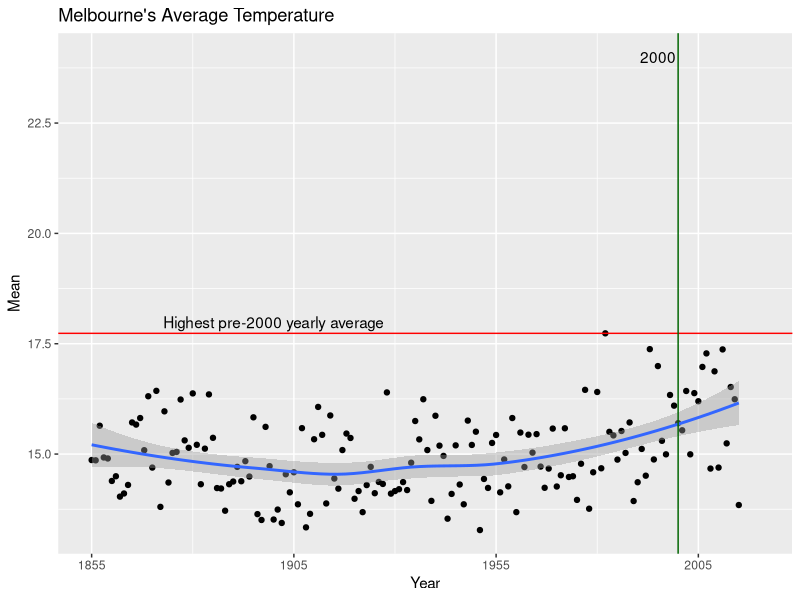

Generate this figure with R:
library(ggplot2)
library(dplyr)

data1<-read.csv("data/melbourne.csv", header = TRUE)

input <- select(data1, 4:7) %>%
        filter(Month == 8) %>%
        filter(Year >= 1855 & Year <= 2015) %>%
        group_by(Year) %>%
        summarise(Mean = mean(Max))

mt <- as.numeric(
        input %>%
        filter (Year <2000) %>%
        summarise(max(Mean, na.rm=TRUE))
        )


ggplot(input, aes(Year,Mean)) + 
  geom_point() + 
  geom_smooth(method=loess) + 
  geom_hline(yintercept = mt, color="red") +
  geom_vline(xintercept = 2000, color="darkgreen", linetype = "solid") +
  ggtitle("Melbourne's Average Temperature") + 
  annotate("text", label = "Highest pre-2000 yearly average", x = 1900, y = mt+0.25) + 
  annotate("text", label = "2000", x = 1995, y = 24) + 
  scale_x_continuous("Year",limits=c(1855,2020), breaks=seq(1855,2020, 50))
